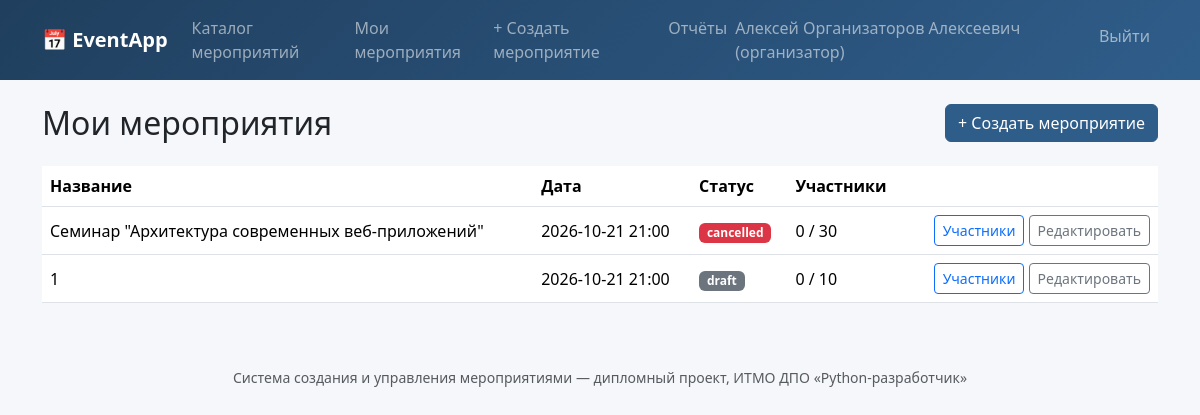
Page /events/mine (signed in) on the committed database.
### tables this page shows
CREATE TABLE users (
    id            INTEGER PRIMARY KEY AUTOINCREMENT,
    full_name     TEXT    NOT NULL,
    email         TEXT    NOT NULL UNIQUE,
    phone         TEXT,
    password_hash TEXT    NOT NULL,
    role          TEXT    NOT NULL CHECK (role IN ('organizer', 'participant')),
    created_at    TEXT    NOT NULL DEFAULT (datetime('now'))
);

CREATE TABLE events (
    id             INTEGER PRIMARY KEY AUTOINCREMENT,
    organizer_id   INTEGER NOT NULL REFERENCES users(id) ON DELETE CASCADE,
    title          TEXT    NOT NULL,
    description    TEXT,
    category       TEXT    NOT NULL DEFAULT 'Другое',
    location       TEXT    NOT NULL,
    start_datetime TEXT    NOT NULL,   -- ISO 8601, 'YYYY-MM-DD HH:MM'
    end_datetime   TEXT,
    capacity       INTEGER NOT NULL CHECK (capacity > 0),
    price          REAL    NOT NULL DEFAULT 0 CHECK (price >= 0),
    status         TEXT    NOT NULL DEFAULT 'published'
                     CHECK (status IN ('draft', 'published', 'cancelled', 'completed')),
    created_at     TEXT    NOT NULL DEFAULT (datetime('now'))
);

### events.py (the view)
@bp.route("/mine")
@role_required("organizer")
def my_events():
    db = get_db()
    events = db.execute(
        "SELECT e.*, "
        "  (SELECT COUNT(*) FROM registrations r "
        "     WHERE r.event_id = e.id AND r.status != 'cancelled') AS registered_count "
        "FROM events e WHERE e.organizer_id = ? ORDER BY e.start_datetime DESC",
        (g.user["id"],),
    ).fetchall()
    return render_template("events/my_events.html", events=events)

### auth.py (called while the page is built)
@bp.before_app_request
def load_logged_in_user():
    user_id = session.get("user_id")
    if user_id is None:
        g.user = None
    else:
        g.user = get_db().execute(
            "SELECT * FROM users WHERE id = ?", (user_id,)
        ).fetchone()

def login_required(view):
    @functools.wraps(view)
    def wrapped(**kwargs):
        if g.user is None:
            flash("Пожалуйста, войдите в систему.", "warning")
            return redirect(url_for("auth.login", next=request.path))
        return view(**kwargs)
    return wrapped

def role_required(role):
    def decorator(view):
        @functools.wraps(view)
        @login_required
        def wrapped(**kwargs):
            if g.user["role"] != role:
                flash("Недостаточно прав для доступа к этой странице.", "danger")
                return redirect(url_for("events.catalog"))
            return view(**kwargs)
        return wrapped
    return decorator

### db.py (called while the page is built)
def get_db():
    if "db" not in g:
        g.db = sqlite3.connect(current_app.config["DATABASE_PATH"])
        g.db.row_factory = sqlite3.Row
        g.db.execute("PRAGMA foreign_keys = ON")
    return g.db

### templates/events/my_events.html (shortened to what this page needs)
{% extends "base.html" %}
{% block content %}
<div class="d-flex justify-content-between align-items-center mb-4">
    <h2 class="mb-0">Мои мероприятия</h2>
    <a href="{{ url_for('events.create') }}" class="btn btn-brand">+ Создать мероприятие</a>
</div>
<table class="table bg-white align-middle">
    <thead>
        <tr>
            <th>Название</th><th>Дата</th><th>Статус</th><th>Участники</th><th></th>
        </tr>
    </thead>
    <tbody>
    {% for e in events %}
        <tr>
            <td>{{ e['title'] }}</td>
            <td>{{ e['start_datetime'] }}</td>
            <td><span class="badge bg-{{ {'draft':'secondary','published':'success','cancelled':'danger','completed':'dark'}[e['status']] }}">{{ e['status'] }}</span></td>
            <td>{{ e['registered_count'] }} / {{ e['capacity'] }}</td>
            <td class="text-end">
                <a href="{{ url_for('events.participants', event_id=e['id']) }}" class="btn btn-sm btn-outline-primary">Участники</a>
                <a href="{{ url_for('events.edit', event_id=e['id']) }}" class="btn btn-sm btn-outline-secondary">Редактировать</a>
            </td>
        </tr>
    {% endfor %}
    </tbody>
</table>
{% endblock %}

### templates/base.html (shortened to what this page needs)
<!doctype html>
<html lang="ru">
<head>
    <link href="{{ url_for('static', filename='vendor/bootstrap/css/bootstrap.min.css') }}" rel="stylesheet">
    <link href="{{ url_for('static', filename='style.css') }}" rel="stylesheet">
</head>
<body>
<nav class="navbar navbar-expand-lg navbar-dark app-navbar">
    <div class="container">
        <a class="navbar-brand fw-bold" href="{{ url_for('events.catalog') }}">📅 EventApp</a>
        <div class="collapse navbar-collapse" id="nav">
            <ul class="navbar-nav me-auto">
                <li class="nav-item"><a class="nav-link" href="{{ url_for('events.catalog') }}">Каталог мероприятий</a></li>
                {% if current_user and current_user['role'] == 'organizer' %}
                    <li class="nav-item"><a class="nav-link" href="{{ url_for('events.my_events') }}">Мои мероприятия</a></li>
                    <li class="nav-item"><a class="nav-link" href="{{ url_for('events.create') }}">+ Создать мероприятие</a></li>
                    <li class="nav-item"><a class="nav-link" href="{{ url_for('reports.dashboard') }}">Отчёты</a></li>
                {% elif current_user and current_user['role'] == 'participant' %}
                    <li class="nav-item"><a class="nav-link" href="{{ url_for('registrations.mine') }}">Мои регистрации</a></li>
                {% endif %}
            </ul>
            <ul class="navbar-nav">
                {% if current_user %}
                    <li class="nav-item"><span class="navbar-text me-3">{{ current_user['full_name'] }} ({{ 'организатор' if current_user['role']=='organizer' else 'участник' }})</span></li>
                    <li class="nav-item"><a class="nav-link" href="{{ url_for('auth.logout') }}">Выйти</a></li>
                {% else %}
                    <li class="nav-item"><a class="nav-link" href="{{ url_for('auth.login') }}">Войти</a></li>
                    <li class="nav-item"><a class="nav-link" href="{{ url_for('auth.register') }}">Регистрация</a></li>
                {% endif %}
            </ul>
        </div>
    </div>
</nav>
<div class="container py-4">
    {% block content %}{% endblock %}
</div>
<footer class="text-center text-muted py-4 small">
    Система создания и управления мероприятиями — дипломный проект, ИТМО ДПО «Python-разработчик»
</footer>
</body>
</html>

### static/style.css (style rules this page uses)
:root { --brand: #2f5d8a; --brand-dark: #203f5e; --accent: #e8963c; }
body { background: #f5f7fa; }
.app-navbar { background: linear-gradient(135deg, var(--brand-dark), var(--brand)); }
.btn-brand { background: var(--brand); border-color: var(--brand); color: white; }

### rows in the picture
users: full_name "Алексей Организаторов Алексеевич", role "организатор"
events: title "Семинар \"Архитектура современных веб-приложений\"", start_datetime "2026-10-21 21:00", status "cancelled", registered_count "0", capacity "30"
events: title "1", start_datetime "2026-10-21 21:00", status "draft", registered_count "0", capacity "10"
